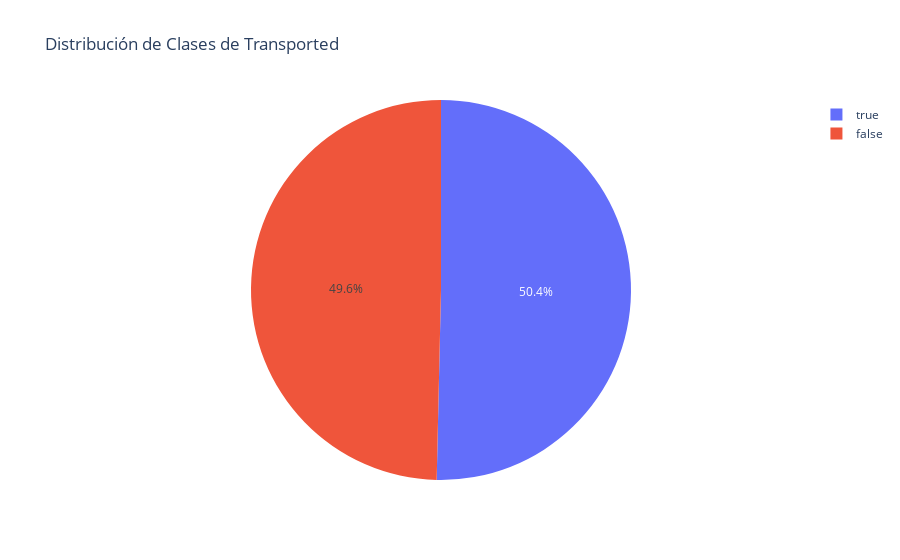

Notebook source saved alongside this figure:
### Code cell
# Calcular la proporción de cada clase
class_proportions = df['Transported'].value_counts(normalize=True)

# Crear el gráfico de pastel interactivo
fig_pie = px.pie(values=class_proportions, names=class_proportions.index,
                 title='Distribución de Clases de Transported',
                 labels={'values': 'Proporción', 'names': 'Clase'},
                 color_discrete_sequence=px.colors.qualitative.Plotly)

# Mostrar el gráfico
fig_pie.show()

### Figure 1 — Plotly figure (JSON) as saved in the notebook; plotly's stock layout.template omitted (floating-point values rounded to 4 significant figures)
{"data": [{"domain": {"x": [0, 1], "y": [0, 1]}, "hovertemplate": "Clase=%{label}<br>Proporción=%{value}<extra></extra>", "labels": [true, false], "legendgroup": "", "name": "", "showlegend": true, "type": "pie", "values": [0.5036, 0.4964]}], "layout": {"legend": {"tracegroupgap": 0}, "piecolorway": ["#636EFA", "#EF553B", "#00CC96", "#AB63FA", "#FFA15A", "#19D3F3", "#FF6692", "#B6E880", "#FF97FF", "#FECB52"], "title": {"text": "Distribución de Clases de Transported"}}}
